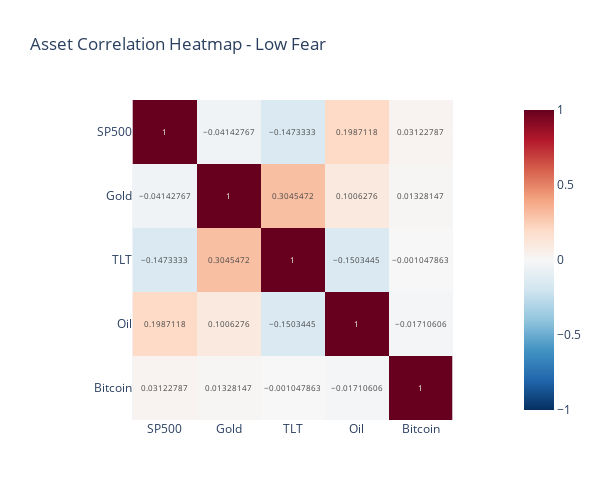
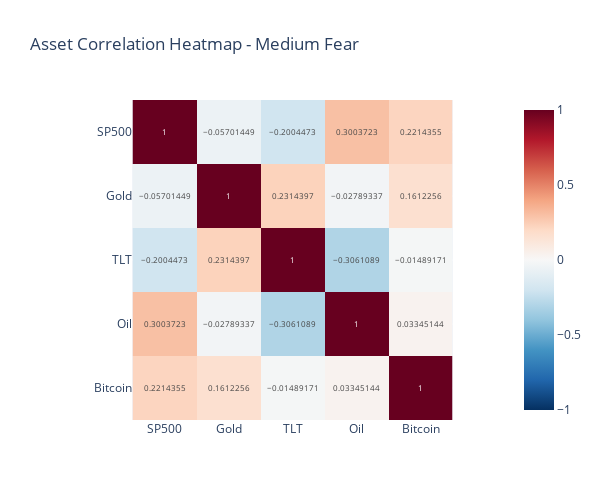
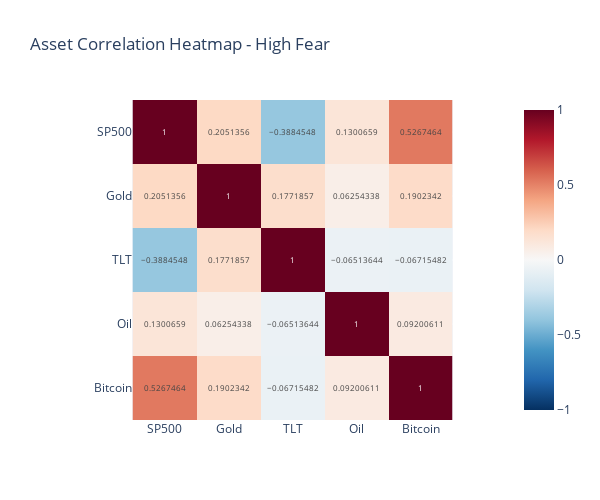

These figures' notebook cell, in order:
### Code cell
import plotly.express as px
import pandas as pd

# Select only numerical assets
asset_cols = ['SP500', 'Gold', 'TLT', 'Oil', 'Bitcoin']

# Make sure returns data is prepared (uncomment if needed)
# returns = combined_cleaned[asset_cols].pct_change().dropna()
# returns['Fear_Level'] = combined_cleaned['Fear_Level'].iloc[1:]

# Pre-confirm return columns
returns_only = returns[asset_cols + ['Fear_Level']]

# Define a function to plot correlation heatmap by fear level
def plot_correlation_heatmap(fear_level):
    df = returns_only[returns_only['Fear_Level'] == fear_level][asset_cols]
    corr = df.corr()
    
    fig = px.imshow(
        corr,
        text_auto=True,
        color_continuous_scale='RdBu_r',
        zmin=-1, zmax=1,
        title=f'Asset Correlation Heatmap - {fear_level} Fear'
    )
    
    fig.update_layout(width=600, height=500)
    fig.show()

# Plot heatmap for each fear level (Low, Medium, High)
for fear in ['Low', 'Medium', 'High']:
    plot_correlation_heatmap(fear)

### Figure 1 — Plotly figure (JSON) as saved in the notebook; plotly's stock layout.template omitted (floating-point values rounded to 4 significant figures)
{"data": [{"coloraxis": "coloraxis", "hovertemplate": "x: %{x}<br>y: %{y}<br>color: %{z}<extra></extra>", "name": "0", "texttemplate": "%{z}", "type": "heatmap", "x": ["SP500", "Gold", "TLT", "Oil", "Bitcoin"], "xaxis": "x", "y": ["SP500", "Gold", "TLT", "Oil", "Bitcoin"], "yaxis": "y", "z": [[1, -0.04143, -0.1473, 0.1987, 0.03123], [-0.04143, 1, 0.3045, 0.1006, 0.01328], [-0.1473, 0.3045, 1, -0.1503, -0.001048], [0.1987, 0.1006, -0.1503, 1, -0.01711], [0.03123, 0.01328, -0.001048, -0.01711, 1]]}], "layout": {"coloraxis": {"cmax": 1, "cmin": -1, "colorscale": [[0, "rgb(5,48,97)"], [0.1, "rgb(33,102,172)"], [0.2, "rgb(67,147,195)"], [0.3, "rgb(146,197,222)"], [0.4, "rgb(209,229,240)"], [0.5, "rgb(247,247,247)"], [0.6, "rgb(253,219,199)"], [0.7, "rgb(244,165,130)"], [0.8, "rgb(214,96,77)"], [0.9, "rgb(178,24,43)"], [1, "rgb(103,0,31)"]]}, "height": 500, "title": {"text": "Asset Correlation Heatmap - Low Fear"}, "width": 600, "xaxis": {"anchor": "y", "constrain": "domain", "domain": [0, 1], "scaleanchor": "y"}, "yaxis": {"anchor": "x", "autorange": "reversed", "constrain": "domain", "domain": [0, 1]}}}

### Figure 2 — Plotly figure (JSON) as saved in the notebook; plotly's stock layout.template omitted (floating-point values rounded to 4 significant figures)
{"data": [{"coloraxis": "coloraxis", "hovertemplate": "x: %{x}<br>y: %{y}<br>color: %{z}<extra></extra>", "name": "0", "texttemplate": "%{z}", "type": "heatmap", "x": ["SP500", "Gold", "TLT", "Oil", "Bitcoin"], "xaxis": "x", "y": ["SP500", "Gold", "TLT", "Oil", "Bitcoin"], "yaxis": "y", "z": [[1, -0.05701, -0.2004, 0.3004, 0.2214], [-0.05701, 1, 0.2314, -0.02789, 0.1612], [-0.2004, 0.2314, 1, -0.3061, -0.01489], [0.3004, -0.02789, -0.3061, 1, 0.03345], [0.2214, 0.1612, -0.01489, 0.03345, 1]]}], "layout": {"coloraxis": {"cmax": 1, "cmin": -1, "colorscale": [[0, "rgb(5,48,97)"], [0.1, "rgb(33,102,172)"], [0.2, "rgb(67,147,195)"], [0.3, "rgb(146,197,222)"], [0.4, "rgb(209,229,240)"], [0.5, "rgb(247,247,247)"], [0.6, "rgb(253,219,199)"], [0.7, "rgb(244,165,130)"], [0.8, "rgb(214,96,77)"], [0.9, "rgb(178,24,43)"], [1, "rgb(103,0,31)"]]}, "height": 500, "title": {"text": "Asset Correlation Heatmap - Medium Fear"}, "width": 600, "xaxis": {"anchor": "y", "constrain": "domain", "domain": [0, 1], "scaleanchor": "y"}, "yaxis": {"anchor": "x", "autorange": "reversed", "constrain": "domain", "domain": [0, 1]}}}

### Figure 3 — Plotly figure (JSON) as saved in the notebook; plotly's stock layout.template omitted (floating-point values rounded to 4 significant figures)
{"data": [{"coloraxis": "coloraxis", "hovertemplate": "x: %{x}<br>y: %{y}<br>color: %{z}<extra></extra>", "name": "0", "texttemplate": "%{z}", "type": "heatmap", "x": ["SP500", "Gold", "TLT", "Oil", "Bitcoin"], "xaxis": "x", "y": ["SP500", "Gold", "TLT", "Oil", "Bitcoin"], "yaxis": "y", "z": [[1, 0.2051, -0.3885, 0.1301, 0.5267], [0.2051, 1, 0.1772, 0.06254, 0.1902], [-0.3885, 0.1772, 1, -0.06514, -0.06715], [0.1301, 0.06254, -0.06514, 1, 0.09201], [0.5267, 0.1902, -0.06715, 0.09201, 1]]}], "layout": {"coloraxis": {"cmax": 1, "cmin": -1, "colorscale": [[0, "rgb(5,48,97)"], [0.1, "rgb(33,102,172)"], [0.2, "rgb(67,147,195)"], [0.3, "rgb(146,197,222)"], [0.4, "rgb(209,229,240)"], [0.5, "rgb(247,247,247)"], [0.6, "rgb(253,219,199)"], [0.7, "rgb(244,165,130)"], [0.8, "rgb(214,96,77)"], [0.9, "rgb(178,24,43)"], [1, "rgb(103,0,31)"]]}, "height": 500, "title": {"text": "Asset Correlation Heatmap - High Fear"}, "width": 600, "xaxis": {"anchor": "y", "constrain": "domain", "domain": [0, 1], "scaleanchor": "y"}, "yaxis": {"anchor": "x", "autorange": "reversed", "constrain": "domain", "domain": [0, 1]}}}
